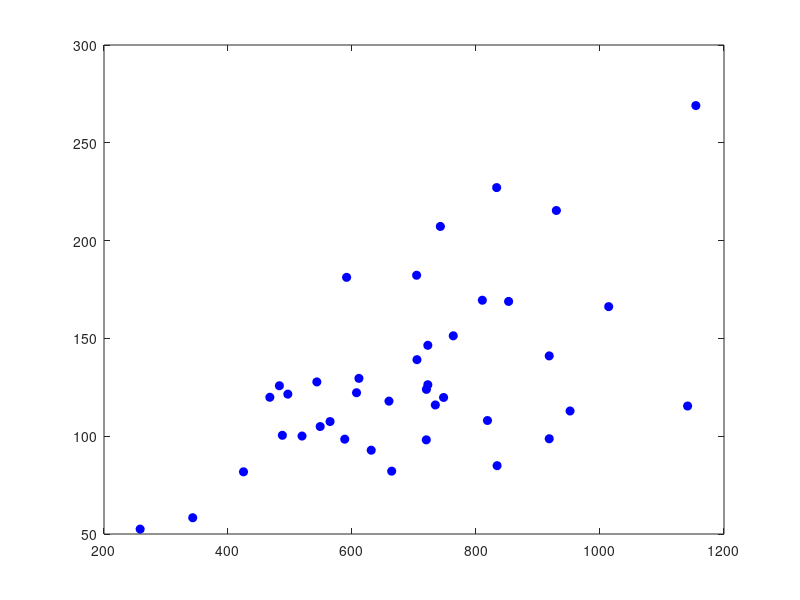

Recreate this plot in MATLAB. (Note: this script raises an error after producing the figure.)
%2 pavyzdys is Interpoliavimo irasu
clear all %Isvalo atminti
x=[258.30,343.10,425,467.50,482.90,487.70,496.50,519.40,543.30,548.70,564.60,588.30,591.30,607.30,611.20,631,659.60,664,704.20,704.80,719.80,720.00,722.30,722.30,734.40,742.50,747.70,763.30,810.20,818.50,852.60,833.30,834,918.10,918.10,929.60,951.70,1014,1141.30,1154.60]
y=[52.5,58.32,81.79,119.90,125.80,100.46,121.51,100.08,127.75,104.94,107.48,98.48,181.21,122.23,129.57,92.84,117.92,82.13,182.28,139.13,98.14,123.94,126.31,146.47,115.98,207.23,119.80,151.33,169.51,108.03,168.90,227.11,84.94,98.70,141.06,215.40,112.89,166.25,115.43,269.03] 
%Jei turite x ir y duomenis kokiam nors faile, tai juos galite isikelti i
%workspace. Tai labai patogu, jei atlikto eksperimento duomenu kiekis
%pakankamai didelis.
plot(x,y,'bo','MarkerFaceColor','b')
syms a b 
S=sum((y-a*x-b).^2) %Nuokrypiu kvadratu suma
%Ieskosime minimumo
Sa=diff(S,a)
Sb=diff(S,b)
[aivertis,bivertis]=solve(Sa,Sb)
Saa=diff(Sa,a)
Sab=diff(Sa,b)
Sbb=diff(Sb,b)
A=subs(Saa,[aivertis,bivertis])
B=subs(Sab,[aivertis,bivertis])
C=subs(Sbb,[aivertis,bivertis])
delta=A*C-B.^2
if (delta>0) && (A>0)
    disp('Gautas minimumo taskas, vadinasi')
syms X
Y=aivertis*X+bivertis
a1=double(aivertis)
b1=double(bivertis)
ezplot(Y,[x(1),x(40)]), hold on,
plot(x,y,'bo','MarkerFaceColor','b'), hold off, 
xlabel(' x '), ylabel('y'), title(' ')
else 
    disp('Minimumas nerastas, reikia papildomo tyrimo')
end

%Kokios bus islaidos maistui, jei pajamos per savaite yra 259 
disp('Apytiksliai maziausiu kvadratu metodu islados maistui')
disp('kai pajamos 259 per savaite yra')
subs(Y,X,259)
%Be abejo, tai tik prognoze. Nereikia visko vertinti paraidziui. 